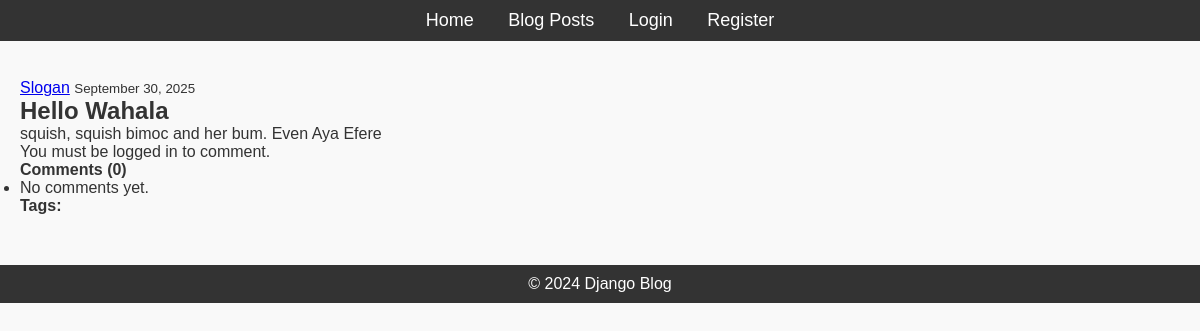
Before: /post/2/ with the older database file.
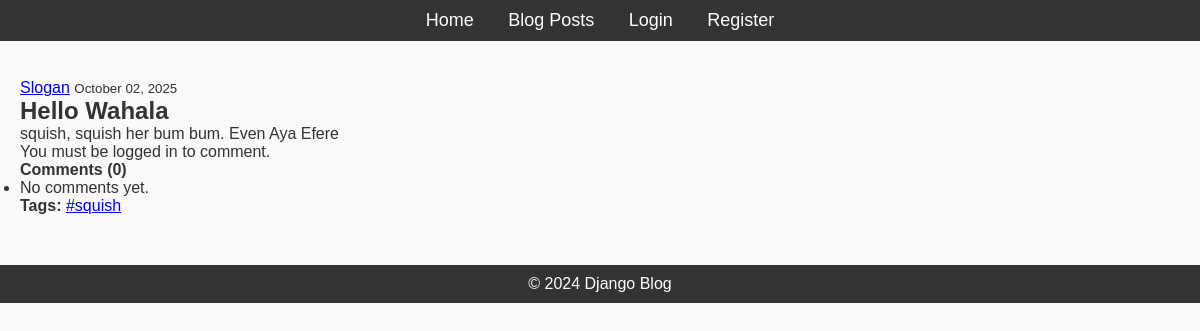
After: the same page with the newer database file.
### blog/models.py (models this page shows, shortened)
class Post(models.Model):
    title = models.CharField(max_length=200)
    content = models.TextField()
    published_date = models.DateTimeField(auto_now=True)
    author = models.ForeignKey(User, on_delete=models.CASCADE, related_name='post')
    tags = TaggableManager()

### blog/views.py (the view)
# urls.py: path('post/<int:pk>/', PostDetailView.as_view(), name='post-detail'),
class PostDetailView(DetailView):
    model = Post

### blog/templates/blog/post_detail.html (shortened to what this page needs)
{% extends "blog/base.html" %}
{% load humanize %}
{% block content %}
<article class="media content-section">
    <div class="media-body">
        <div class="article-metadata">
            <a class="mr-2" href="#">{{ object.author }}</a>
            <small class="text-muted">{{ object.published_date|date:"F d, Y" }}</small>
        </div>
        <h2 class="article-title">{{ object.title }}</h2>
        <p class="article-content">{{ object.content }}</p>
    </div>
</article>
{% if user.is_authenticated %}
<form method="POST" action="{% url 'add-comment' post.id %}">
    {% csrf_token %}
    {{ form.as_p }}
    <button type="submit" class="btn btn-primary">Post Comment</button>
</form>
{% else %}
<p>You must be logged in to comment.</p>
{% endif %}
<h4 class="mt-4">Comments ({{ post.comment_set.count }})</h4>
<ul class="list-group">
    {% for comment in post.comment_set.all %}
    <li class="list-group-item">
        <strong>{{ comment.author.username }}</strong> - {{ comment.created_at|naturaltime }}<br>
        {{ comment.content|linebreaks }}
        {% if comment.author == user %}
        <div class="mt-2">
            <a href="{% url 'edit-comment' comment.id %}" class="btn btn-sm btn-secondary">Edit</a>
            <a href="{% url 'delete-comment' comment.id %}" class="btn btn-sm btn-danger">Delete</a>
        </div>
        {% endif %}
    </li>
    {% empty %}
    <li class="list-group-item">No comments yet.</li>
    {% endfor %}
</ul>
<p><strong>Tags:</strong>
    {% for tag in post.tags.all %}
    <a href="{% url 'posts-by-tag' tag.slug %}">{{ tag.name }}</a>{% if not forloop.last %}, {% endif %}
    {% endfor %}
</p>
{% endblock content%}

Changed rows visible on the page:
changed Post "Hello Wahala": published_date "September 30, 2025" → "October 02, 2025"; content "squish, squish bimoc and her bum. Even Aya Efere" → "squish, squish her bum bum. Even Aya Efere"
added Tag: name "#squish"
